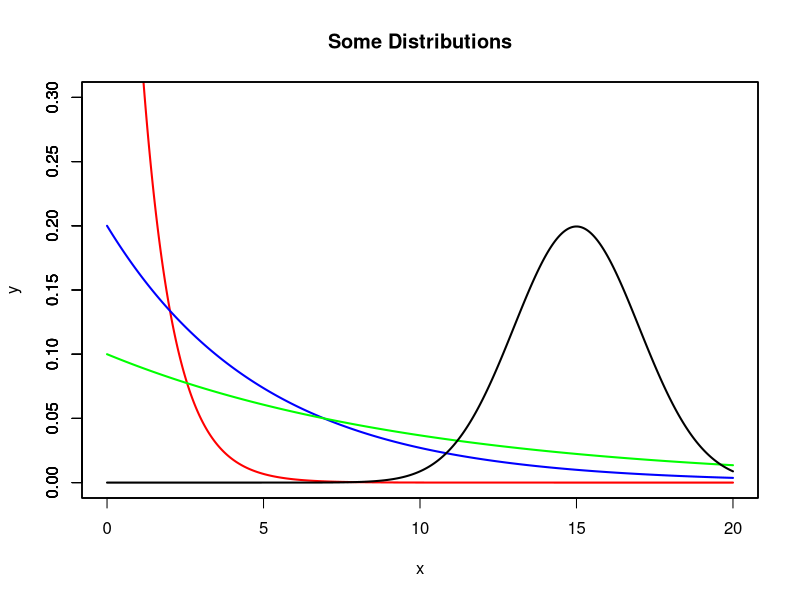

This figure's R source:
# Generate 1000 numbers between 0 and 1
x_seq <- seq(from = 0, to = 20, length.out = 1000)

# Generate some exponential distributions using x_seq as input
y_1 <- dexp(x_seq, rate = 1, log = FALSE)
y_5 <- dexp(x_seq, rate = 1 / 5, log = FALSE)
y_10 <- dexp(x_seq, rate = 1 / 10, log = FALSE)

# Set the ceiling of the plot
y_max <- 0.3

# Plot these distributions
plot(y_1 ~ x_seq,
    xlim = c(min(x_seq), max(x_seq)), ylim = c(0, y_max),
    type = "l", col = "red", lwd = 2,
    xlab = "x", ylab = "y",
    main = "Some Distributions"
)
par(new = TRUE)
plot(y_5 ~ x_seq,
    xlim = c(min(x_seq), max(x_seq)), ylim = c(0, y_max),
    type = "l", col = "blue", lwd = 2,
    xaxt = "n", ann = FALSE
)
par(new = TRUE)
plot(y_10 ~ x_seq,
    xlim = c(min(x_seq), max(x_seq)), ylim = c(0, y_max),
    type = "l", col = "green", lwd = 2,
    xaxt = "n", ann = FALSE
)

# Generate a normal distribution N(10,2^2)
y_norm <- dnorm(x_seq, mean = 15, sd = 2, log = FALSE)
par(new = TRUE)
plot(y_norm ~ x_seq,
    xlim = c(min(x_seq), max(x_seq)), ylim = c(0, y_max),
    type = "l", col = "black", lwd = 2,
    xaxt = "n", ann = FALSE
)
